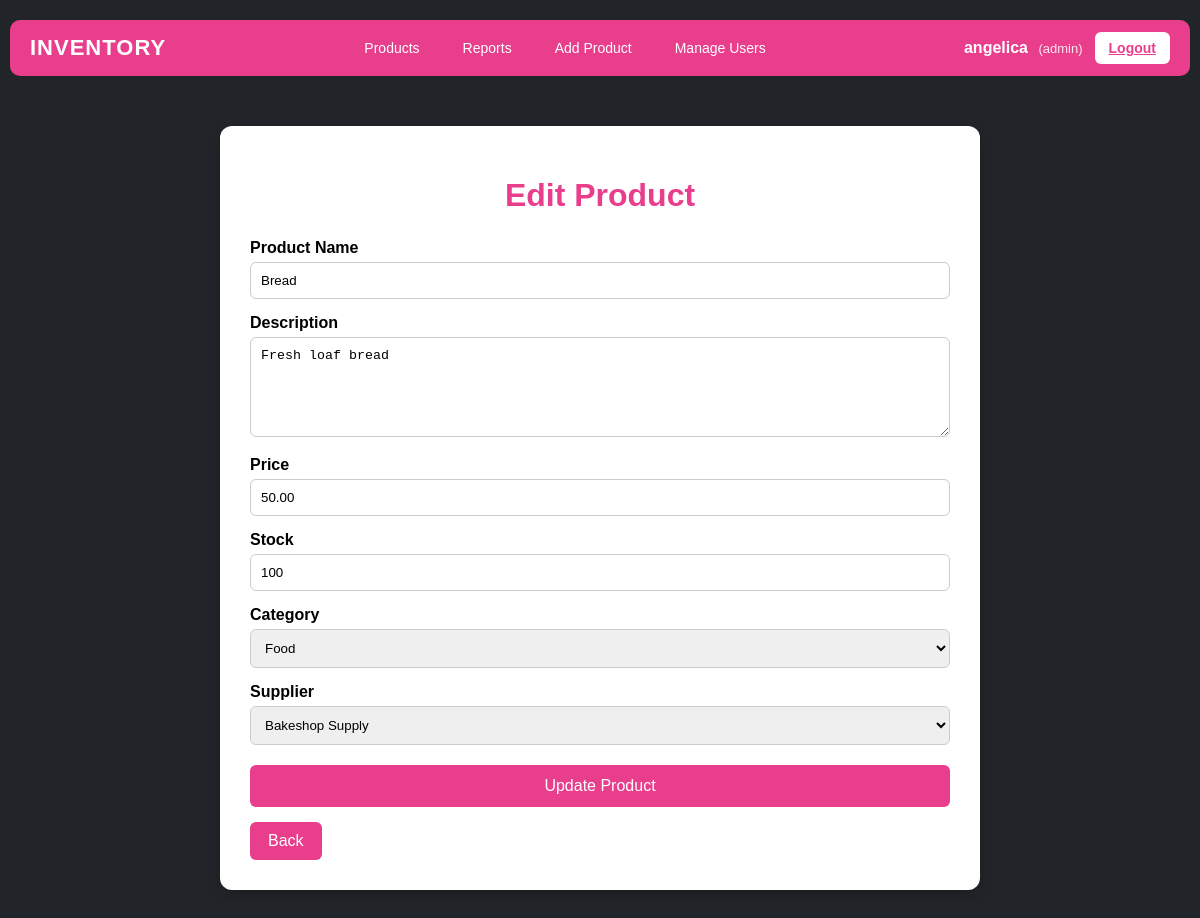
Screenshot of /edit.php?id=4 (signed in) with the database file from the repository.
### tables this page shows
CREATE TABLE `products` (
  `id` int(11) NOT NULL,
  `name` varchar(150) NOT NULL,
  `description` text DEFAULT NULL,
  `price` decimal(10,2) NOT NULL,
  `stock` int(11) NOT NULL DEFAULT 0,
  `category_id` int(11) NOT NULL,
  `supplier_id` int(11) NOT NULL,
  `created_at` timestamp NOT NULL DEFAULT current_timestamp()
);

CREATE TABLE `categories` (
  `id` int(11) NOT NULL,
  `name` varchar(100) NOT NULL
);

CREATE TABLE `suppliers` (
  `id` int(11) NOT NULL,
  `name` varchar(100) NOT NULL,
  `contact_person` varchar(100) DEFAULT NULL,
  `phone` varchar(20) DEFAULT NULL
);

### edit.php (the view, shortened to what this page needs)
<?php
require_once 'config.php';
$id = intval($_GET['id']);
$stmt = $conn->prepare("SELECT * FROM products WHERE id = ?");
$stmt->bind_param("i", $id);
$stmt->execute();
$result = $stmt->get_result();
$product = $result->fetch_assoc();
$categories = mysqli_query($conn, "SELECT id, name FROM categories ORDER BY name");
$suppliers = mysqli_query($conn, "SELECT id, name FROM suppliers ORDER BY name");
?>
<!DOCTYPE html>
<html>
<head>
<link rel="stylesheet" href="style.css">
</head>
<body>
<?php include 'navbar.php'; ?>
<div class="container">
<h1>Edit Product</h1>
<form method="POST">
<label>Product Name</label>
<input type="text" name="name"
value="<?php echo htmlspecialchars($product['name']); ?>" required>
<label>Description</label>
<textarea name="description" required>
<?php echo htmlspecialchars($product['description']); ?>
</textarea>
<label>Price</label>
<input type="number" step="0.01" name="price"
value="<?php echo $product['price']; ?>" required>
<label>Stock</label>
<input type="number" name="stock"
value="<?php echo $product['stock']; ?>" required>
<label>Category</label>
<select name="category_id" required>
<?php while($cat = mysqli_fetch_assoc($categories)): ?>
    <option value="<?php echo $cat['id']; ?>"
    <?php if($cat['id'] == $product['category_id']) echo "selected"; ?>>
        <?php echo $cat['name']; ?>
    </option>
<?php endwhile; ?>
</select>
<label>Supplier</label>
<select name="supplier_id" required>
<?php while($sup = mysqli_fetch_assoc($suppliers)): ?>
    <option value="<?php echo $sup['id']; ?>"
    <?php if($sup['id'] == $product['supplier_id']) echo "selected"; ?>>
        <?php echo $sup['name']; ?>
    </option>
<?php endwhile; ?>
</select>
<button type="submit">Update Product</button>
</form>
<a href="index.php" class="back-btn">Back</a>
</div>
</body>
</html>

### style.css (style rules this page uses)
body { font-family: Arial, sans-serif; background: #f5f5f5; margin: 30px; }
h1 { text-align: center; }

### edit.php (style rules this page uses)
body { font-family: Arial, sans-serif; background: #212529; margin: 0; }
.container { width:700px; margin:50px auto; background:white; padding:30px; border-radius:12px; box-shadow:0 5px 15px rgba(0,0,0,0.2); }
h1 { text-align:center; color:#e83e8c; margin-bottom:25px; }
label { display:block; font-weight:600; margin-top:15px; margin-bottom:5px; }
input, textarea, select { width:100%; padding:10px; border:1px solid #ccc; border-radius:6px; box-sizing:border-box; }
textarea { resize:vertical; min-height:100px; }
button { width:100%; background:#e83e8c; color:white; border:none; padding:12px; border-radius:6px; font-size:16px; cursor:pointer; margin-top:20px; transition:0.3s ease; }
.back-btn { display:inline-block; margin-top:15px; background:#e83e8c; color:white; text-decoration:none; padding:10px 18px; border-radius:6px; transition:0.3s ease; }

### rows the page displays
products: name "Bread", description "Fresh loaf bread", price "50.00", stock "100", category_id "Food", supplier_id "Bakeshop Supply"

### other values shown
$_SESSION['username'] "angelica"
$_SESSION['role'] "admin"
